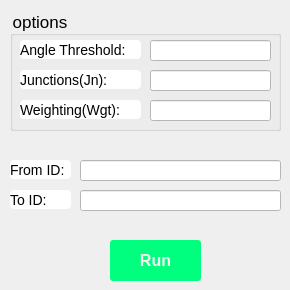
     <widget class="QWidget" name="tab_continuous_5">
      <attribute name="title">
       <string>MR</string>
      </attribute>
      <widget class="QPushButton" name="Button_start_scan_5">
       <property name="geometry">
        <rect>
         <x>110</x>
         <y>240</y>
         <width>91</width>
         <height>41</height>
        </rect>
       </property>
       <property name="styleSheet">
        <string notr="true">QPushButton{
	text-decoration:none;
	background:#00FF7F;
	color:#f2f2f2;
	
	padding:10px 30px 10px 30px;
	font-size:16px;
	font-family:微软雅黑,宋体,Arial,Helvetica,Verdana,sans-serif;
	font-weight:bold;
	border-radius:3px;
}</string>
       </property>
       <property name="text">
        <string>Run</string>
       </property>
      </widget>
      <widget class="QGroupBox" name="groupBox_18">
       <property name="geometry">
        <rect>
         <x>10</x>
         <y>10</y>
         <width>271</width>
         <height>121</height>
        </rect>
       </property>
       <property name="styleSheet">
        <string notr="true">QGroupBox{
	
	
	
		
	font-size:17px;
	font-family:微软雅黑,宋体,Arial,Helvetica,Verdana,sans-serif;
	
}</string>
       </property>
       <property name="title">
        <string>options</string>
       </property>
       <widget class="QLineEdit" name="lineEdit_50">
        <property name="geometry">
         <rect>
          <x>140</x>
          <y>60</y>
          <width>121</width>
          <height>21</height>
         </rect>
        </property>
        <property name="styleSheet">
         <string notr="true">QLineEdit{
	text-decoration:none;
	background:#FFFFFF;
	color:#000000;
		
	font-size:14px;
	font-family:微软雅黑,宋体,Arial,Helvetica,Verdana,sans-serif;
	
}</string>
        </property>
       </widget>
       <widget class="QLabel" name="label_45">
        <property name="geometry">
         <rect>
          <x>10</x>
          <y>60</y>
          <width>121</width>
          <height>19</height>
         </rect>
        </property>
        <property name="styleSheet">
         <string notr="true">QLabel{
	text-decoration:none;
	background:#FFFFFF;
	color:#000000;
		
	font-size:14px;
	font-family:微软雅黑,宋体,Arial,Helvetica,Verdana,sans-serif;
	border-radius:4px;
}</string>
        </property>
        <property name="text">
         <string>Junctions(Jn):</string>
        </property>
       </widget>
       <widget class="QLineEdit" name="lineEdit_51">
        <property name="geometry">
         <rect>
          <x>140</x>
          <y>90</y>
          <width>121</width>
          <height>21</height>
         </rect>
        </property>
        <property name="styleSheet">
         <string notr="true">QLineEdit{
	text-decoration:none;
	background:#FFFFFF;
	color:#000000;
		
	font-size:14px;
	font-family:微软雅黑,宋体,Arial,Helvetica,Verdana,sans-serif;
	
}</string>
        </property>
       </widget>
       <widget class="QLabel" name="label_46">
        <property name="geometry">
         <rect>
          <x>10</x>
          <y>90</y>
          <width>121</width>
          <height>19</height>
         </rect>
        </property>
        <property name="styleSheet">
         <string notr="true">QLabel{
	text-decoration:none;
	background:#FFFFFF;
	color:#000000;
		
	font-size:14px;
	font-family:微软雅黑,宋体,Arial,Helvetica,Verdana,sans-serif;
	border-radius:4px;
}</string>
        </property>
        <property name="text">
         <string>Weighting(Wgt):</string>
        </property>
       </widget>
       <widget class="QLineEdit" name="lineEdit_61">
        <property name="geometry">
         <rect>
          <x>140</x>
          <y>30</y>
          <width>121</width>
          <height>21</height>
         </rect>
        </property>
        <property name="styleSheet">
         <string notr="true">QLineEdit{
	text-decoration:none;
	background:#FFFFFF;
	color:#000000;
		
	font-size:14px;
	font-family:微软雅黑,宋体,Arial,Helvetica,Verdana,sans-serif;
	
}</string>
        </property>
       </widget>
       <widget class="QLabel" name="label_56">
        <property name="geometry">
         <rect>
          <x>10</x>
          <y>30</y>
          <width>121</width>
          <height>19</height>
         </rect>
        </property>
        <property name="styleSheet">
         <string notr="true">QLabel{
	text-decoration:none;
	background:#FFFFFF;
	color:#000000;
		
	font-size:14px;
	font-family:微软雅黑,宋体,Arial,Helvetica,Verdana,sans-serif;
	border-radius:4px;
}</string>
        </property>
        <property name="text">
         <string>Angle Threshold:</string>
        </property>
       </widget>
      </widget>
      <widget class="QLineEdit" name="lineEdit_59">
       <property name="geometry">
        <rect>
         <x>80</x>
         <y>190</y>
         <width>201</width>
         <height>21</height>
        </rect>
       </property>
       <property name="styleSheet">
        <string notr="true">QLineEdit{
	text-decoration:none;
	background:#FFFFFF;
	color:#000000;
		
	font-size:14px;
	font-family:微软雅黑,宋体,Arial,Helvetica,Verdana,sans-serif;
	
}</string>
       </property>
       <property name="text">
        <string/>
       </property>
      </widget>
      <widget class="QLineEdit" name="lineEdit_60">
       <property name="geometry">
        <rect>
         <x>80</x>
         <y>160</y>
         <width>201</width>
         <height>21</height>
        </rect>
       </property>
       <property name="styleSheet">
        <string notr="true">QLineEdit{
	text-decoration:none;
	background:#FFFFFF;
	color:#000000;
		
	font-size:14px;
	font-family:微软雅黑,宋体,Arial,Helvetica,Verdana,sans-serif;
	
}</string>
       </property>
      </widget>
      <widget class="QLabel" name="label_54">
       <property name="geometry">
        <rect>
         <x>10</x>
         <y>160</y>
         <width>61</width>
         <height>19</height>
        </rect>
       </property>
       <property name="styleSheet">
        <string notr="true">QLabel{
	text-decoration:none;
	background:#FFFFFF;
	color:#000000;
		
	font-size:14px;
	font-family:微软雅黑,宋体,Arial,Helvetica,Verdana,sans-serif;
	border-radius:4px;
}</string>
       </property>
       <property name="text">
        <string>From ID:</string>
       </property>
      </widget>
      <widget class="QLabel" name="label_55">
       <property name="geometry">
        <rect>
         <x>10</x>
         <y>190</y>
         <width>61</width>
         <height>19</height>
        </rect>
       </property>
       <property name="styleSheet">
        <string notr="true">QLabel{
	text-decoration:none;
	background:#FFFFFF;
	color:#000000;
		
	font-size:14px;
	font-family:微软雅黑,宋体,Arial,Helvetica,Verdana,sans-serif;
	border-radius:4px;
}</string>
       </property>
       <property name="text">
        <string>To ID:</string>
       </property>
      </widget>
     </widget>
